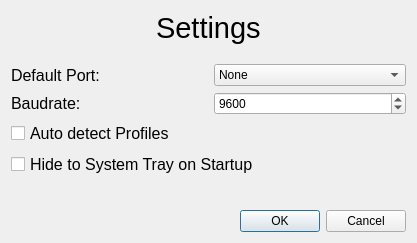
<?xml version="1.0" encoding="UTF-8"?>
<ui version="4.0">
 <class>Settings</class>
 <widget class="QDialog" name="Settings">
  <property name="geometry">
   <rect>
    <x>0</x>
    <y>0</y>
    <width>417</width>
    <height>243</height>
   </rect>
  </property>
  <property name="windowTitle">
   <string>Settings</string>
  </property>
  <property name="windowIcon">
   <iconset resource="../icons/icons.qrc">
    <normaloff>:/icons/settings.svg</normaloff>:/icons/settings.svg</iconset>
  </property>
  <layout class="QVBoxLayout" name="verticalLayout">
   <item alignment="Qt::AlignHCenter">
    <widget class="QLabel" name="label">
     <property name="sizePolicy">
      <sizepolicy hsizetype="Expanding" vsizetype="Fixed">
       <horstretch>0</horstretch>
       <verstretch>0</verstretch>
      </sizepolicy>
     </property>
     <property name="font">
      <font>
       <family>Liberation Sans</family>
       <pointsize>22</pointsize>
      </font>
     </property>
     <property name="text">
      <string>Settings</string>
     </property>
     <property name="alignment">
      <set>Qt::AlignLeading|Qt::AlignLeft|Qt::AlignTop</set>
     </property>
     <property name="wordWrap">
      <bool>false</bool>
     </property>
    </widget>
   </item>
   <item>
    <spacer name="verticalSpacer_2">
     <property name="orientation">
      <enum>Qt::Vertical</enum>
     </property>
     <property name="sizeHint" stdset="0">
      <size>
       <width>20</width>
       <height>40</height>
      </size>
     </property>
    </spacer>
   </item>
   <item>
    <layout class="QHBoxLayout" name="horizontalLayout">
     <property name="spacing">
      <number>10</number>
     </property>
     <item>
      <widget class="QLabel" name="label_2">
       <property name="font">
        <font>
         <family>Liberation Sans</family>
         <pointsize>12</pointsize>
        </font>
       </property>
       <property name="toolTip">
        <string>The Port that will be checked for connected Microcontrollers when starting Microstation</string>
       </property>
       <property name="text">
        <string>Default Port:</string>
       </property>
      </widget>
     </item>
     <item>
      <widget class="QComboBox" name="portBox">
       <property name="toolTip">
        <string>&lt;html&gt;&lt;head/&gt;&lt;body&gt;&lt;p&gt;Select a Port that will be checked for connected Microcontrollers when starting Microstation&lt;/p&gt;&lt;/body&gt;&lt;/html&gt;</string>
       </property>
       <item>
        <property name="text">
         <string>None</string>
        </property>
       </item>
       <item>
        <property name="text">
         <string>COM1</string>
        </property>
       </item>
       <item>
        <property name="text">
         <string>COM2</string>
        </property>
       </item>
       <item>
        <property name="text">
         <string>COM3</string>
        </property>
       </item>
      </widget>
     </item>
    </layout>
   </item>
   <item>
    <layout class="QHBoxLayout" name="horizontalLayout_2">
     <property name="spacing">
      <number>10</number>
     </property>
     <item>
      <widget class="QLabel" name="label_3">
       <property name="font">
        <font>
         <family>Liberation Sans</family>
         <pointsize>12</pointsize>
        </font>
       </property>
       <property name="toolTip">
        <string>&lt;html&gt;&lt;head/&gt;&lt;body&gt;&lt;p&gt;The Baudrate used for communicating with the Microcontroller.&lt;/p&gt;&lt;p&gt;Commonly 9600&lt;/p&gt;&lt;/body&gt;&lt;/html&gt;</string>
       </property>
       <property name="text">
        <string>Baudrate:</string>
       </property>
      </widget>
     </item>
     <item>
      <widget class="QSpinBox" name="baudrateSpin">
       <property name="toolTip">
        <string>&lt;html&gt;&lt;head/&gt;&lt;body&gt;&lt;p&gt;The Baudrate used for communicating with the Microcontroller.&lt;/p&gt;&lt;p&gt;Commonly 9600&lt;/p&gt;&lt;/body&gt;&lt;/html&gt;</string>
       </property>
       <property name="minimum">
        <number>300</number>
       </property>
       <property name="maximum">
        <number>2000000</number>
       </property>
       <property name="value">
        <number>9600</number>
       </property>
      </widget>
     </item>
    </layout>
   </item>
   <item>
    <widget class="QCheckBox" name="autoDetectCheck">
     <property name="font">
      <font>
       <family>Liberation Sans</family>
       <pointsize>12</pointsize>
      </font>
     </property>
     <property name="toolTip">
      <string>&lt;html&gt;&lt;head/&gt;&lt;body&gt;&lt;p&gt;Allow Profiles to activate themselves when configured to do so.&lt;/p&gt;&lt;p&gt;You can also change this value in the Main Window.&lt;/p&gt;&lt;/body&gt;&lt;/html&gt;</string>
     </property>
     <property name="text">
      <string>Auto detect Profiles</string>
     </property>
    </widget>
   </item>
   <item>
    <widget class="QCheckBox" name="hideToTrayCheck">
     <property name="font">
      <font>
       <family>Liberation Sans</family>
       <pointsize>12</pointsize>
      </font>
     </property>
     <property name="toolTip">
      <string>&lt;html&gt;&lt;head/&gt;&lt;body&gt;&lt;p&gt;Microstation will hide in the System Tray after Startup.&lt;/p&gt;&lt;p&gt;You can click the Tray Icon to bring it back.&lt;/p&gt;&lt;/body&gt;&lt;/html&gt;</string>
     </property>
     <property name="text">
      <string>Hide to System Tray on Startup</string>
     </property>
    </widget>
   </item>
   <item>
    <spacer name="verticalSpacer">
     <property name="orientation">
      <enum>Qt::Vertical</enum>
     </property>
     <property name="sizeHint" stdset="0">
      <size>
       <width>20</width>
       <height>40</height>
      </size>
     </property>
    </spacer>
   </item>
   <item>
    <spacer name="verticalSpacer_3">
     <property name="orientation">
      <enum>Qt::Vertical</enum>
     </property>
     <property name="sizeHint" stdset="0">
      <size>
       <width>20</width>
       <height>40</height>
      </size>
     </property>
    </spacer>
   </item>
   <item>
    <widget class="QDialogButtonBox" name="buttonBox">
     <property name="orientation">
      <enum>Qt::Horizontal</enum>
     </property>
     <property name="standardButtons">
      <set>QDialogButtonBox::Cancel|QDialogButtonBox::Ok</set>
     </property>
    </widget>
   </item>
  </layout>
 </widget>
 <resources>
  <include location="../icons/icons.qrc"/>
 </resources>
 <connections>
  <connection>
   <sender>buttonBox</sender>
   <signal>accepted()</signal>
   <receiver>Settings</receiver>
   <slot>accept()</slot>
   <hints>
    <hint type="sourcelabel">
     <x>248</x>
     <y>254</y>
    </hint>
    <hint type="destinationlabel">
     <x>157</x>
     <y>274</y>
    </hint>
   </hints>
  </connection>
  <connection>
   <sender>buttonBox</sender>
   <signal>rejected()</signal>
   <receiver>Settings</receiver>
   <slot>reject()</slot>
   <hints>
    <hint type="sourcelabel">
     <x>316</x>
     <y>260</y>
    </hint>
    <hint type="destinationlabel">
     <x>286</x>
     <y>274</y>
    </hint>
   </hints>
  </connection>
 </connections>
</ui>
